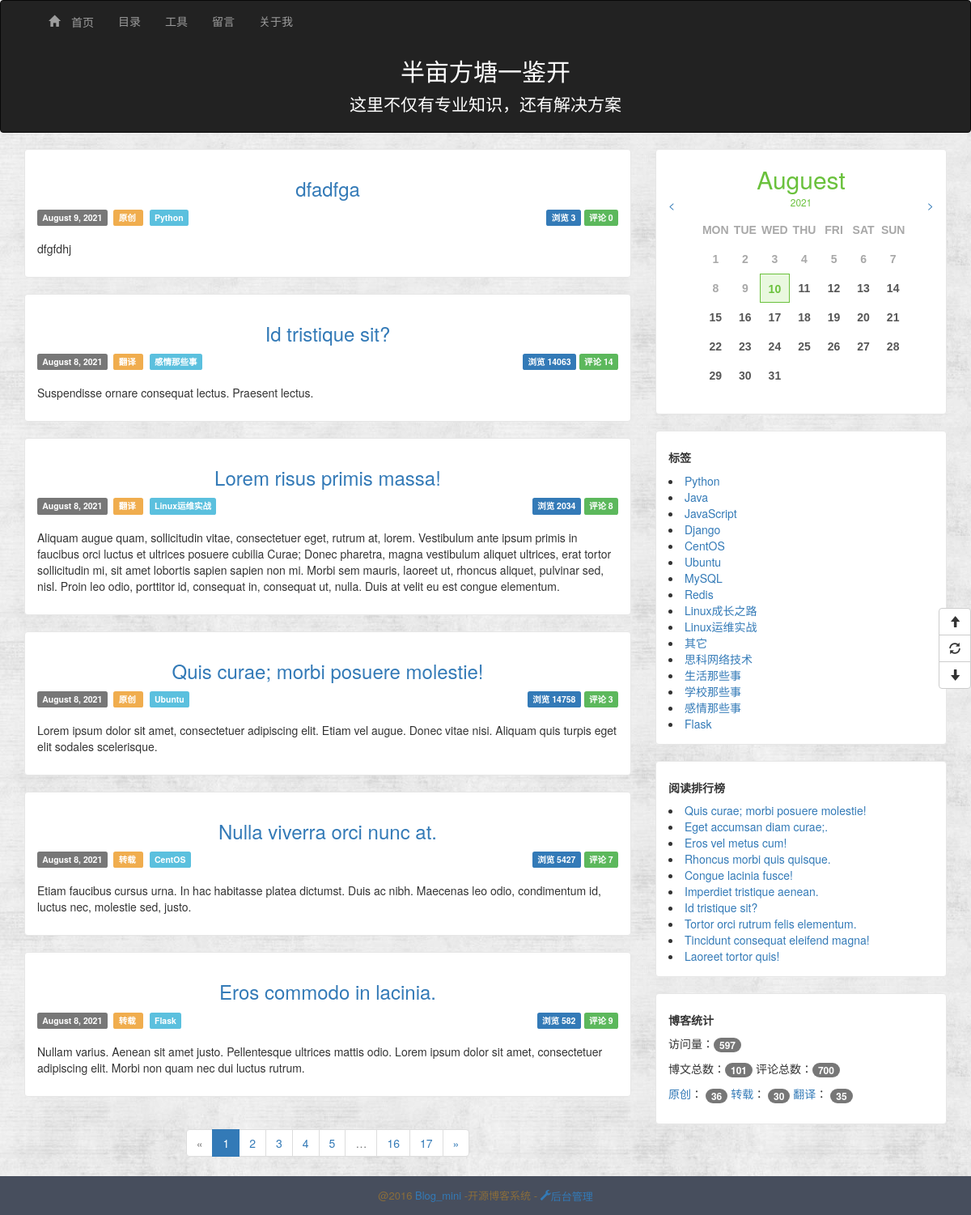
The page / on the database its author committed.
### app/models.py (models this page shows, shortened)
class BlogInfo(db.Model):
    __tablename__ = 'blog_info'
    id = db.Column(db.Integer, primary_key=True)
    title = db.Column(db.String(64))
    signature = db.Column(db.Text)
    navbar = db.Column(db.String(64))

class Article(db.Model):
    __tablename__ = 'articles'
    id = db.Column(db.Integer, primary_key=True)
    title = db.Column(db.String(64), unique=True)
    content = db.Column(db.Text)
    summary = db.Column(db.Text)
    create_time = db.Column(db.DateTime, index=True, default=datetime.utcnow)
    update_time = db.Column(db.DateTime, index=True, default=datetime.utcnow)
    num_of_view = db.Column(db.Integer, default=0)
    articleType_id = db.Column(db.Integer, db.ForeignKey('articleTypes.id'))
    source_id = db.Column(db.Integer, db.ForeignKey('sources.id'))
    comments = db.relationship('Comment', backref='article', lazy='dynamic')

class Source(db.Model):
    __tablename__ = 'sources'
    id = db.Column(db.Integer, primary_key=True)
    name = db.Column(db.String(64), unique=True)
    articles = db.relationship('Article', backref='source', lazy='dynamic')

class ArticleType(db.Model):
    __tablename__ = 'articleTypes'
    id = db.Column(db.Integer, primary_key=True)
    name = db.Column(db.String(64), unique=True)
    introduction = db.Column(db.Text, default=None)
    articles = db.relationship('Article', backref='articleType', lazy='dynamic')
    menu_id = db.Column(db.Integer, db.ForeignKey('menus.id'), default=None)
    setting_id = db.Column(db.Integer, db.ForeignKey('articleTypeSettings.id'))
    @property
    def is_hide(self):
        if self.setting:
            return self.setting.hide
        else:
            return False

class Plugin(db.Model):
    __tablename__ = 'plugins'
    id = db.Column(db.Integer, primary_key=True)
    title = db.Column(db.String(64), unique=True)
    note = db.Column(db.Text, default='')
    content = db.Column(db.Text, default='')
    order = db.Column(db.Integer, default=0)
    disabled = db.Column(db.Boolean, default=False)

class BlogView(db.Model):
    __tablename__ = 'blog_view'
    id = db.Column(db.Integer, primary_key=True)
    num_of_view = db.Column(db.BigInteger, default=0)
    @staticmethod
    def add_view(db):
        view = BlogView.query.first()
        view.num_of_view += 1
        db.session.add(view)
        db.session.commit()

### app/main/views.py (the view)
@main.route('/')
def index():
    BlogView.add_view(db)
    page = request.args.get('page', 1, type=int)
    pagination = Article.query.order_by(Article.create_time.desc()).paginate(
        page, per_page=current_app.config['ARTICLES_PER_PAGE'],
        error_out=False)
    articles = pagination.items
    return render_template('index.html', articles=articles,
                           pagination=pagination, endpoint='.index')

### app/templates/index.html
{% extends 'base.html' %}
{% import "_macros.html" as macros %}
{% block content %}
    {% include "_article_entry.html" %}
    <div class="pagination">
    {% if endpoint == '.index' %}
        {{ macros.pagination_widget(pagination, endpoint) }}
    {% else %}
        {{ macros.pagination_widget(pagination, endpoint, id=id) }}
    {% endif %}
    </div>
{% endblock %}

### app/templates/base.html (shortened to what this page needs)
<!DOCTYPE html>
<html lang="en">
<head>
    {% block stylesheet %}
        <link href="{{ url_for('static', filename='css/bootstrap.css') }}" rel="stylesheet">
        <link href="{{ url_for('static', filename='css/common.css') }}" rel="stylesheet">
        <link href="{{ url_for('static', filename='css/calender.css') }}" rel="stylesheet">
    {% endblock %}
</head>
<body>
<header>
    <nav class="navbar navbar-{{ BlogInfo.query.first().navbar }}" role="navigation">
        <div class="container">
            <div class="collapse navbar-collapse">
                <ul class="nav navbar-nav">
                    <li class=""><a href="/"><span class="glyphicon glyphicon-home"> 首页</span></a></li>
                    <li><a href="{{ url_for('main.cata') }}">目录</a></li>
                    <li><a href="{{ url_for('main.index') }}">工具</a></li>
                    <li><a href="{{ url_for('main.index') }}">留言</a></li>
                    <li><a href="{{ url_for('main.index') }}">关于我</a></li>
                </ul>
            </div>
        </div>
        <div class="container" style="color:white;text-align:center">
            <h2   class="blog-title">{{ BlogInfo.query.first().title }}</h2>
            <p class="lead signature">
                {{ BlogInfo.query.first().signature }}
            </p>
        </div>
    </nav>
</header>
{% block Content %}
    <div class="content">
        <div class="container">
            <div class="row">
                <div class="col-md-8 article">
                    {% block content %}
                    {% endblock %}
                </div>
                <div class="col-md-4 blog_nav">
                    {% block blog_nav_plugin %}
                        {% for plugin in Plugin.query.order_by(Plugin.order.asc()).all() %}
                            {% if plugin.disabled != True %}
                                {% if plugin.content != 'system_plugin' %}
                                    <div id="{{ plugin.title }}" class="entry-box">
                                        <h5><strong>{{ plugin.title }}</strong></h5>
                                        {{ plugin.content | safe }}
                                    </div>
                                {% else %}
                                    <div class="entry-box">
                                        <div class="title">
                                            <h2 class="green" id="calendar-title" style="text-align:center;margin:5px">
                                            </h2>
                                            <a href="" id="prev" style="float:left">&lt;</a>
                                            <a href="" id="next" style="float:right">&gt;</a>
                                            <h3 class="green small" id="calendar-year" style="text-align:center;margin:5px">
                                            </h3>
                                        </div>
                                        <div class="body" style="min-height:230px">
                                            <div class="lightgrey body-list">
                                                <ul>
                                                    <li>MON</li>
                                                    <li>TUE</li>
                                                    <li>WED</li>
                                                    <li>THU</li>
                                                    <li>FRI</li>
                                                    <li>SAT</li>
                                                    <li>SUN</li>
                                                </ul>
                                            </div>
                                        </div>
                                    </div>
                                    <div class="entry-box">
                                        <h5><strong>标签</strong></h5>
                                        {% for article_type in ArticleType.query.all() %}
                                            {% if not article_type.menu %}
                                                {% if not article_type.is_hide %}
                                                <li>
                                                    <a href="{{ url_for('main.articleTypes', id=article_type.id) }}">
                                                        {{ article_type.name }}
                                                    </a>
                                                </li>
                                                {% endif %}
                                            {% endif %}
                                        {% endfor %}
                                    </div>
                                    <div class="entry-box">
                                        <h5><strong>阅读排行榜</strong></h5>
                                        {% for article in Article.query.order_by(Article.num_of_view.desc()).limit(10) %}
                                                <li>
                                                    <a href="{{ url_for('main.articleDetails',id=article.id) }}">
                                                        {{ article.title }}
                                                    </a>
                                                </li>
                                        {% endfor %}
                                    </div>
                                    <div class="entry-box">
                                        <h5><strong>博客统计</strong></h5>
                                        <p>访问量：<span class="badge">{{ BlogView.query.first().num_of_view }}</span></p>
                                        <p>
                                            博文总数：<span class="badge">{{ Article.query.count() }}</span>
                                            评论总数：<span class="badge">{{ Comment.query.count() }}</span>
                                        </p>
                                        <p>
                                            {% for source in Source.query.all() %}
                                                <a href="{{ url_for('main.article_sources', id=source.id) }}">{{ source.name }}</a>：
                                                <span class="badge">{{ source.articles.count() }}</span>
                                            {% endfor %}
                                        </p>
                                    </div>
                                {% endif %}
                            {% endif %}
                        {% endfor %}
                    {% endblock %}
                </div>
            </div>
        </div>
    </div>
{% endblock %}
<div class="footer">
    <p class="footer-content">
        @2016
        <a href="#">Blog_mini</a>
        -开源博客系统
        {% if not current_user.is_authenticated %}
            -<a href="{{ url_for('auth.login') }}">
            <span class="glyphicon glyphicon-wrench">后台管理</span>
        </a>
        {% endif %}
    </p>
</div>
<div class="btn-group-vertical floatButton">
    <button id="goTop" class="btn btn-default" title="去顶部" type="button">
        <span class="glyphicon glyphicon-arrow-up"></span>
    </button>
    <button id="refresh" class="btn btn-default" title="刷新" type="button">
        <span class="glyphicon glyphicon-refresh"></span>
    </button>
    <button id="goBottom" class="btn btn-default" title="去底部" type="button">
        <span class="glyphicon glyphicon-arrow-down"></span>
    </button>
</div>
</body>
</html>

### app/templates/_article_entry.html
{% for article in articles %}
    <div id='article-entry' class="entry-box">
    {% include '_article_info.html' %}
    </div>
{% endfor %}

### app/templates/_article_info.html
<div class="article-entry-header">
    <h3 class="article-entry-title">
        <a href="{{ url_for('.articleDetails', id=article.id) }}">{{ article.title }}</a>
    </h3>
</div>
<div class="article-entry-info">
    <div class="base-info">
        <span class="label label-default">{{ moment(article.create_time.date()).format('LL') }}</span>&nbsp;
        <span class="label label-warning">
            <a href="{{ url_for('main.article_sources', id=article.source.id) }}" target="_blank" style="color: white">
                {{ article.source.name }}
            </a>
        </span>&nbsp;
        <span class="label label-info">
            <a href="{{ url_for('main.articleTypes', id=article.articleType.id) }}" target="_blank" style="color: white">
                {{ article.articleType.name }}
            </a>
        </span>
    </div>
    <div class="main-info">
        <span class="label label-primary">浏览 {{ article.num_of_view }}</span>
        <span class="label label-success">评论 {{ article.comments.count() }}</span>
    </div>
</div>
<div class="article-entry-sum">
    <p>{{ article.summary }}</p>
</div>

### app/static/css/common.css (style rules this page uses)
body { background: url('../images/background.jpg'); }
.signature { padding-left: 0px; }
.content { min-height: 800px; }
.article-entry-sum { margin-top: 5px; }
.entry-box { background: #fff; padding: 15px; margin-bottom: 20px; border: 1px solid #e6e6e6; border-radius: 4px; }
.article-entry-header { margin: 0; padding: 0; border: 0; font: inherit; vertical-align: baseline; }
.article-entry-title { text-align: center; margin-bottom: 10px; }
.article-entry-title a { text-decoration: none; }
.article-entry-info { height: 35px; }
.article-entry-info .base-info { float: left; }
.article-entry-info .main-info { float: right; }
.footer { background: #474E5D; padding: 15px 0 5px; font-size: 13px; }
.footer-content { text-align: center; color: #8a6d3b; }
div.pagination { width: 100%; text-align: center; padding: 0px; margin: 0px; }
.footer-content a { text-decoration: none; }
.floatButton { position: fixed; top: 50%; right: 0; z-index: 9999999; }

### app/static/css/calender.css (style rules this page uses)
.body-list ul { float:center width:100%; font-family:arial; font-weight:bold; font-size:14px; }
.body-list ul li { width: 12.7%; height:36px; line-height:36px; list-style-type:none; display:block; box-sizing:border-box; float:left; text-align:center; }
.lightgrey { color:#a8a8a8; }
.green { color:#6ac13c; }

### rows shown on the page
BlogInfo: query.first "半亩方塘一鉴开", query.first "这里不仅有专业知识，还有解决方案"
Article: title "dfadfga", create_time "August 9, 2021", source.name "原创", articleType.name "Python", num_of_view "3", comments.count "0", summary "dfgfdhj"
Article: title "Id tristique sit?", create_time "August 8, 2021", source.name "翻译", articleType.name "感情那些事", num_of_view "14063", comments.count "14", summary "Suspendisse ornare consequat lectus. Praesent lectus."
Article: title "Lorem risus primis massa!", create_time "August 8, 2021", source.name "翻译", articleType.name "Linux运维实战", num_of_view "2034", comments.count "8", summary "Aliquam augue quam, sollicitudin vitae, consectetuer eget, rutrum at, lorem. Vestibulum ante ipsum primis in faucibus orci luctus et ultrices posuere cubilia Curae; Donec pharetra, magna vestibulum aliquet ultrices, erat tortor sollicitudin mi, sit amet lobortis sapien sapien non mi. Morbi sem mauris, laoreet ut, rhoncus aliquet, pulvinar sed, nisl. Proin leo odio, porttitor id, consequat in, consequat ut, nulla. Duis at velit eu est congue elementum."
Article: title "Quis curae; morbi posuere molestie!", create_time "August 8, 2021", source.name "原创", articleType.name "Ubuntu", num_of_view "14758", comments.count "3", summary "Lorem ipsum dolor sit amet, consectetuer adipiscing elit. Etiam vel augue. Donec vitae nisi. Aliquam quis turpis eget elit sodales scelerisque."
Article: title "Nulla viverra orci nunc at.", create_time "August 8, 2021", source.name "转载", articleType.name "CentOS", num_of_view "5427", comments.count "7", summary "Etiam faucibus cursus urna. In hac habitasse platea dictumst. Duis ac nibh. Maecenas leo odio, condimentum id, luctus nec, molestie sed, justo."
Article: title "Eros commodo in lacinia.", create_time "August 8, 2021", source.name "转载", articleType.name "Flask", num_of_view "582", comments.count "9", summary "Nullam varius. Aenean sit amet justo. Pellentesque ultrices mattis odio. Lorem ipsum dolor sit amet, consectetuer adipiscing elit. Morbi non quam nec dui luctus rutrum."
Plugin: query.count "101", query.count "700"
ArticleType: name "Python"
ArticleType: name "Java"
ArticleType: name "JavaScript"
ArticleType: name "Django"
ArticleType: name "CentOS"
ArticleType: name "Ubuntu"
ArticleType: name "MySQL"
ArticleType: name "Redis"
ArticleType: name "Linux成长之路"
ArticleType: name "Linux运维实战"
ArticleType: name "其它"
ArticleType: name "思科网络技术"
ArticleType: name "生活那些事"
ArticleType: name "学校那些事"
ArticleType: name "感情那些事"
ArticleType: name "Flask"
Article: title "Eget accumsan diam curae;."
Article: title "Eros vel metus cum!"
Article: title "Rhoncus morbi quis quisque."
Article: title "Congue lacinia fusce!"
Article: title "Imperdiet tristique aenean."
Article: title "Tortor orci rutrum felis elementum."
Article: title "Tincidunt consequat eleifend magna!"
Article: title "Laoreet tortor quis!"
BlogView: query.first "597"
Source: name "原创", articles.count "36"
Source: name "转载", articles.count "30"
Source: name "翻译", articles.count "35"

### other values the page prints
{{ p }} "1"
{{ p }} "2" "3" "4" "5" "16" "17"
